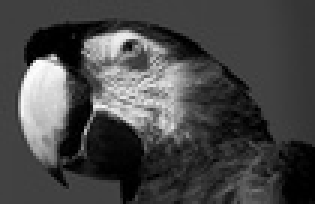
#> input picture Ex_2/2.jpg, 105 x 68 px, shrunk from 388 x 252 before the run (shown 3 times larger)
$ python NeuralNetwork5.py
#> lines starting #> are read from the running program, lines starting #| are printed output that depends on the picture; long printed decimals are rounded
import numpy as np
import math
from scipy.spatial import distance
from PIL import Image
from numpy import asarray


class SelfOrganizingMap(object):
    def __init__(self, numberOfNeurons, type, radius, alpha, gaussian, inputFile, outputFile):
#> called with numberOfNeurons = 16, type = 0, radius = 0.5, alpha = 0.5, gaussian = 0, inputFile = '2.jpg', outputFile = 'newImage.jpeg'
        image = Image.open(inputFile)
#> image is the input picture: PIL image 105x68 RGB; min 0, max 254, mean 70.3
        self.outputFile = outputFile
        self.x, self.y = image.size
#> self.x = 105; self.y = 68
        self.input_data = asarray(image).reshape(self.x * self.y, 3).tolist()
#> self.input_data = 7140 items, first 6: [64, 64, 64], [64, 64, 64], [64, 64, 64], [64, 64, 64], [64, 64, 64], [64, 64, 64]
        self.radius = radius
        self.maxRadius = radius
        self.minRadius = 0000.1
        self.allSteps = 0
        self.alpha = alpha
        self.maxAlpha = alpha
        self.minAlpha = 0000.1
        self.pMin = 0.75
        np.random.seed(10)
        self.gaussian = gaussian
        # 0 for Kohenen, 1 for neural gas
        self.typeOfAlgorithm = type
        self.numberOfNeurons = numberOfNeurons
        self.neuron_weights = np.random.normal(0, 255,
                                               size=(numberOfNeurons, len(self.input_data[0])))
#> self.neuron_weights = 16 rows, first 8: [339.6, 182.4, -394.1], [-2.14, 158.4, -183.6], [67.71, 27.68, 1.09], [-44.52, 110.4, 306.8], [-246.1, 262.2, 58.3], [113.5, -289.8, 34.46], [378.6, -275.4, -504.3], [-444.6, 67.85, 608.2]
        self.distance = []
        self.winner = -1
        self.neighborhood = []
        self.winnerDistance = []
        self.error = []
        self.potential = np.ones(self.numberOfNeurons)
        self.activation = np.ones(self.numberOfNeurons)

    def calculateDistance(self, inp, forCalculate, distanceCalculation):
        for i in forCalculate:
            distanceCalculation.append(distance.euclidean(i, inp))

    def findWinner(self):
        if self.typeOfAlgorithm == 0:
            sortedDistance = np.argsort(np.asarray(self.distance))
            for i in sortedDistance:
                if self.activation[i] != 0:
                    self.winner = i
                    break
        else:
            self.winner = self.distance.index(min(self.distance))

    def kohonenNeighborhood(self):
        if self.gaussian == 1:
            for i in self.winnerDistance:
                self.neighborhood.append(math.exp(-1 * (i ** 2) / (2 * self.radius ** 2)))
        else:
            for i in self.winnerDistance:
                if i <= self.radius:
                    self.neighborhood.append(1)
                else:
                    self.neighborhood.append(0)

    def gasNeighborhood(self):
        for i in range(len(self.neuron_weights)):
            self.neighborhood.append(math.exp(-i / self.radius))

    def sortNeurons(self):
        self.distance, self.neuron_weights = (list(t) for t in zip(*sorted(zip(self.distance, self.neuron_weights))))

    def updateWeights(self, inp):
        for i in range(len(self.neuron_weights)):
            if (self.activation[i] == 1 and self.typeOfAlgorithm == 0) or self.typeOfAlgorithm == 1:
                self.neuron_weights[i] = self.neuron_weights[i] + self.neighborhood[i] * self.alpha * (
                        inp - self.neuron_weights[i])

    def deadNeurons(self):
        for i in range(len(self.potential)):
            if i == self.winner:
                self.potential[i] = self.potential[i] - self.pMin
            else:
                self.potential[i] = self.potential[i] + (1 / self.numberOfNeurons)

    def neuronActivation(self):
        for i in range(len(self.potential)):
            if self.potential[i] < self.pMin:
                self.activation[i] = 0
            else:
                self.activation[i] = 1

    def clearLists(self, step):
        self.neuronActivation()
        self.distance.clear()
        self.neighborhood.clear()
        self.winnerDistance.clear()
        self.radius = self.maxRadius * (self.minRadius / self.maxRadius) ** (step / self.allSteps)
        self.alpha = self.maxAlpha * (self.minAlpha / self.maxAlpha) ** (step / self.allSteps)

    def flatten(self, list):
        newList = []
        for i in list:
            for j in i:
                newList.append(j)
        return newList

    def saveImage(self):
        outputArray = []
        distances = []
        temp = []
        for inp in self.input_data:
            for i in self.neuron_weights:
                distances.append(distance.euclidean(i, inp))
                temp = [int(x) for x in self.neuron_weights[distances.index(min(distances))]]
            outputArray.append(temp)
            distances.clear()
        outputArray = self.flatten(outputArray)
        imageToSave = Image.frombytes("RGB", (self.x, self.y), bytes(outputArray))
        imageToSave.save(self.outputFile, "JPEG")

    def calculateError(self):
        error = 0
        errorDist = []
        for inp in self.input_data:
            for i in self.neuron_weights:
                errorDist.append(distance.euclidean(i, inp))
            error += min(errorDist) ** 2
            errorDist.clear()
        self.error.append(error / len(self.input_data))

    def train(self, epoch_number):
#> called with epoch_number = 1
        self.allSteps = epoch_number * len(self.input_data)
#> self.allSteps = 7140
        combined_data = list(self.input_data)
#> combined_data has the same summary as self.input_data in __init__
        step = 0
        self.calculateError()
#> the loop in calculateError, `for inp in self.input_data:` made 7140 passes
#> (inp, error) on passes 1 to 3: ([64, 64, 64], 5290), ([64, 64, 64], 10580), ([64, 64, 64], 15870)
#> after the loop in calculateError, `for inp in self.input_data:`: error = 103847661.7; errorDist = []
        for epoch in range(epoch_number):
            np.random.shuffle(combined_data)
            for inp in combined_data:
                self.calculateDistance(inp=inp, forCalculate=self.neuron_weights,
                                       distanceCalculation=self.distance)
                self.findWinner()
                if self.typeOfAlgorithm == 0:
                    self.calculateDistance(inp=self.neuron_weights[self.winner], forCalculate=self.neuron_weights,
                                           distanceCalculation=self.winnerDistance)
                    self.kohonenNeighborhood()
                    self.deadNeurons()
                else:
                    self.sortNeurons()
                    self.gasNeighborhood()
                # print(step / len(self.input_data))
                self.updateWeights(inp=inp)
                self.clearLists(step=step)
                step += 1
            self.calculateError()
#> this loop made 1 pass
        self.saveImage()
#> the loop in saveImage, `for inp in self.input_data:` made 7140 passes
#> the loop in flatten, `for i in list:` made 7140 passes
#> in saveImage, `imageToSave = Image.frombytes("RGB", (self.x, self.y), bytes(outputArr..`:
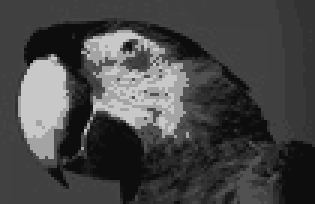
#> imageToSave: PIL image 105x68 RGB (shown 3 times larger); min 13, max 200, mean 69.9
        print(self.error)
#| [14544.490, 309.217]


SOM = SelfOrganizingMap(numberOfNeurons=16, type=0, radius=0.5, alpha=0.5,
                        gaussian=0, inputFile="2.jpg", outputFile="newImage.jpeg")
SOM.train(1)
